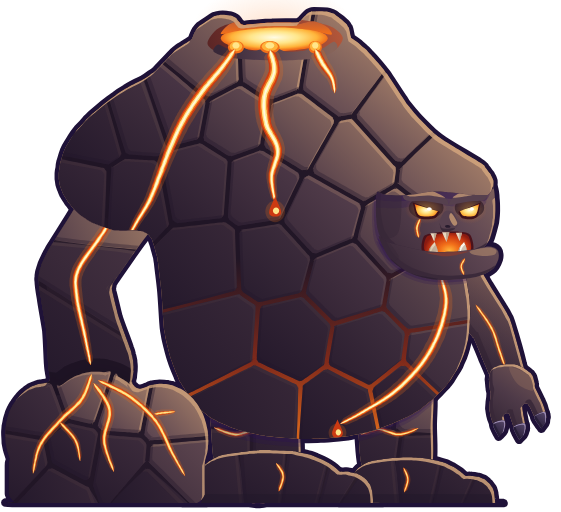

Write Python code to recreate this figure.
# Golem de lave (monstre du clan de Kael, feu, costaud : id du jeu « mon-kael-costaud ») redessiné en VECTORIEL lisse,
# dans le style moderne de l'interface, comme les héros (refonte-graphique/ui-moderne/heros/, modèles Kael et Garvin).
#
#   python3 refonte-graphique/ui-moderne/monstres/golem-lave/golem-lave.py   # → golem-lave.svg + images 512 et 160 px
#
# Même créature que le pixel art (refonte-graphique/pixel/hd/monstres/golem-lave.txt) : un colosse de roche volcanique
# presque noire, bossu et tombant, lourd du haut : grosse bosse avec un cratère de lave sur le dos, tête enfoncée en
# avant sous une avancée de la bosse (un capuchon de roche), énorme bras-massue proche qui pend jusqu'au sol (épaule-
# rocher, coude qui ressort vers l'arrière, massue à trois bosses posée à plat), petit bras griffu lointain, jambes
# courtes en piliers, pieds en dalles. La croûte est faite de plaques refroidies, chacune éclairée sur son bord en haut
# à droite, séparées par des fêlures sombres qui rougeoient de plus en plus vers le bas. La lave (courbes douces,
# jamais des rayures) : le cratère, trois coulées qui en descendent, la fêlure de la poitrine qui finit en goutte, la
# coulée du bras, les fissures de la massue, une goutte au bout d'une griffe, la larme de lave sous l'œil (comme Kael).
# Coordonnées = pixels du dessin pixel art (le point « sol » (64, 116) est le même ; plante des pieds en y = 117).
# Une seule lumière, en haut à droite ; un seul contour (atelier.py).
import math
import os
import subprocess
import sys

HERE = os.path.dirname(os.path.abspath(__file__))
HEROS = os.path.abspath(os.path.join(HERE, '..', '..', 'heros'))
sys.path.insert(0, HERE)
sys.path.insert(0, HEROS)
from atelier import Figure, Mat, sm, limb, ribbon, ellipse, rpoly, mchain, mT, mR, mS, mapp  # noqa: E402
from outils import fuse, P as PG, geom_shapes, geom_shape, crpath  # noqa: E402
from visage import placer  # noqa: E402

ROOT = os.path.abspath(os.path.join(HERE, '..', '..', '..', '..'))
ID_JEU = 'mon-kael-costaud'

# ---------- matières (tons du pixel art, passés à la gamme de l'interface : lumières chaudes, ombres violettes) ----------
ROCK = Mat('#d2a47c', '#86645a', '#56404e', '#382838', '#22172a', glint='#f6dcbc')
FANG = Mat('#fffaf0', '#efe2ca', '#d4c0a2', '#a8886c', '#6b5040')
CLAW = Mat('#a898c0', '#5c4c70', '#3a2e4c', '#261d36', '#160f22', glint='#e6dcff')
LAVA = ['#fffbe4', '#ffe68a', '#ffb43a', '#f2701a', '#cc3a12', '#8a1a10']
HOT = ('#5c2626', '#8a3a2e', '#b4583a')               # roche chauffée par la lave : ombre, ton, lumière
LIT = '#bc9170'                                       # la face éclairée d'une plaque
GAP = '#1c1222'                                       # le fond des fêlures entre les plaques

GRD = 117.0                     # le sol (plante des pieds)
FEET = (64.0, 116.0)            # le point « sol » du pixel art
FRAME = (0.0, 4.0, 126.0, 115.0)   # x0, y0, largeur, hauteur (pixels du dessin)

# ---------- le squelette ----------
HIP = (70.0, 96.0)              # le haut du corps bascule depuis les hanches
NECK = (95.0, 62.0)             # pivot de la tête (agrandie ×1,1 autour de ce point)
HSC = 1.1
NS0, NE0, NW0 = (30.0, 46.0), (16.4, 66.4), (20.6, 87.0)        # bras-massue : épaule, coude, poignet (repos)
NL1, NL2 = math.dist(NS0, NE0), math.dist(NE0, NW0)
FS0, FE0, FW0 = (101.0, 64.0), (110.4, 77.6), (114.2, 88.6)     # petit bras : épaule (cachée), coude, poignet
FL1, FL2 = math.dist(FS0, FE0), math.dist(FE0, FW0)


def ang_of(a, b):
    return math.degrees(math.atan2(b[1] - a[1], b[0] - a[0]))


def lerp(a, b, t):
    return (a[0] + (b[0] - a[0]) * t, a[1] + (b[1] - a[1]) * t)


def dirv(deg, L=1.0):
    a = math.radians(deg)
    return (math.cos(a) * L, math.sin(a) * L)


A1_0, A2_0 = ang_of(NS0, NE0), ang_of(NE0, NW0)
CLUB0 = 90.0                    # l'axe de la massue au repos (vers le bas)
FACE_BOX = (86.0, 41.0, 108.0, 63.0)
FACE_V = placer(FACE_BOX, l_oeil=0.22)

REST = dict(breath=0.0, crouch=0.0, lean=0.0, head=(0.0, 0.0), tilt=0.0, glow=0.0, blink=0.0, heat=0.0, gape=0.0,
            a1=A1_0, a2=A2_0, a3=CLUB0, front=0.0, fw=FW0, frot=0.0, drip=0.35, crater=0.0)
_GL = [0.0, 0.0]                 # l'embrasement de la lave en cours, la chaleur de la massue


def minv(M):
    a, b, c, d, e, f_ = M
    det = a * d - b * c
    return (d / det, -b / det, -c / det, a / det, (c * f_ - d * e) / det, (b * e - a * f_) / det)


def gtrans(g, M):
    """Un polygone shapely passé par une matrice (a b c d e f)."""
    from shapely import affinity
    return affinity.affine_transform(g, [M[0], M[2], M[1], M[3], M[4], M[5]])


def smooth01(x):
    x = max(0.0, min(1.0, x))
    return x * x * (3 - 2 * x)


def MS(M, sh):
    return sh.map(lambda p: mapp(M, p))


def MP(M, pts):
    return [mapp(M, p) for p in pts]


def ik(S, W, L1, L2, sign):
    d = max(abs(L1 - L2) + 0.01, min(L1 + L2 - 0.01, math.dist(S, W) or 1e-6))
    a = math.acos(max(-1, min(1, (L1 * L1 + d * d - L2 * L2) / (2 * L1 * d))))
    th = math.atan2(W[1] - S[1], W[0] - S[0]) + sign * a
    E = (S[0] + L1 * math.cos(th), S[1] + L1 * math.sin(th))
    u = ((W[0] - S[0]) / (math.dist(S, W) or 1), (W[1] - S[1]) / (math.dist(S, W) or 1))
    return E, (S[0] + u[0] * d, S[1] + u[1] * d) if math.dist(S, W) > d else W


# ---------- la lave et la roche ----------

def vein(pts, w=1.0, glow=2.4, n=None, tail=1.0):
    """Une coulée / fêlure de lave le long d'une courbe DOUCE : une lueur (dégradé), le bord rouge, l'orange, un cœur
    jaune clair (et blanc dans les grosses coulées). tail : la largeur au bout (fraction : la coulée s'amincit)."""
    c = crpath(pts, n or max(8, int(sum(math.dist(pts[i], pts[i + 1]) for i in range(len(pts) - 1)) / 1.0)))
    g = _GL[0]
    k = len(c)

    def prof(wm, e=0.12):
        out = []
        for i in range(k):
            t = i / (k - 1)
            v = wm * math.sin(math.pi * min(1, (i + 0.5) / k)) ** 0.25 * (1 + (tail - 1) * t)
            out.append(max(e if i in (0, k - 1) else 0, v))
        return out
    lay = [(ribbon(c, prof(w * glow * (1 + 0.3 * g))), LAVA[3], min(0.75, 0.24 + 0.13 * g)),
           (ribbon(c, prof(w)), LAVA[4], 1), (ribbon(c, prof(w * 0.72)), LAVA[3], 1),
           (ribbon(c, prof(w * 0.44)), LAVA[1] if g < 2.4 else LAVA[0], 1)]
    if w >= 1.4:
        lay.append((ribbon(c, prof(w * 0.18)), LAVA[0], 0.9))
    return lay


def blob_drop(x, y, r):
    """Une goutte de lave qui pend (ronde en bas, effilée en haut)."""
    return [(ellipse(x, y + r * 0.2, r * 1.6, r * 1.7), LAVA[3], 0.22 + 0.1 * _GL[0]),
            (sm([(x, y - r * 2.2), (x + r * 0.95, y + r * 0.1), (x + r * 0.6, y + r * 0.95), (x - r * 0.6, y + r * 0.95),
                 (x - r * 0.95, y + r * 0.1)], sharp=(0,), t=0.9), LAVA[4], 1),
            (ellipse(x + r * 0.15, y + r * 0.1, r * 0.5, r * 0.55), LAVA[1], 1)]


def heat_tint(sh, k):
    """La roche qui rougit (massue incandescente de la spéciale) : un voile chaud posé dans le morceau."""
    if k <= 0.02:
        return []
    x0, y0, x1, y1 = sh.bbox()
    return [(sh, ('lin', x1, y0, x0, y1, [(0, LAVA[1], 0.6 * k), (0.5, LAVA[3], 0.55 * k), (1, LAVA[5], 0.6 * k)]), 1)]


def rk(pts, r=2.0):
    return rpoly(pts, r)


def plates(region, seeds, light_c, light_r, gap=0.95, round_=1.3, warm_below=None, k_lit=1.0, outer=None):
    """La croûte : des plaques (cellules autour des points `seeds`) découpées dans la région, séparées par des fêlures ;
    chaque plaque a son ton (plus clair vers le haut-droit de la masse), son dégradé et son bord éclairé en haut à
    droite. warm_below = (y0, y1) : sous y0 les fêlures rougeoient de plus en plus (pleine braise en y1)."""
    from shapely.geometry import MultiPoint
    from shapely.ops import voronoi_diagram
    from shapely import affinity
    reg = PG(region) if hasattr(region, 'subs') else region
    vd = voronoi_diagram(MultiPoint(seeds), envelope=reg.buffer(20))
    out = []
    cx, cy = light_c
    rx, ry = light_r
    out.append((geom_shapes(reg.buffer(2.5)), GAP, 0.8))
    if warm_below:
        y0, y1 = warm_below
        x0_, _, x1_, _ = reg.bounds
        out.append((geom_shapes(reg), ('lin', 0, y0, 0, y1, [(0, LAVA[4], 0), (0.6, LAVA[4], 0.55), (1, LAVA[3], 0.85)]), 1))
    # les plaques vont jusqu'au contour (pas de liseré clair entre la croûte et le trait) ; une fêlure seulement
    # entre deux plaques ou deux régions
    out_ = PG(outer) if outer is not None and hasattr(outer, 'subs') else (outer if outer is not None else reg)
    keep = reg.buffer(-gap / 2, join_style=1).union(out_.buffer(2.5).difference(out_)).union(reg.difference(out_.buffer(-gap / 2 - 0.05)))
    for cell in vd.geoms:
        g = cell.buffer(-gap / 2, join_style=1)
        g = g.buffer(-round_, join_style=1).buffer(round_, join_style=1)
        g = g.intersection(keep).intersection(reg.buffer(2.5))
        if g.is_empty:
            continue
        if g.is_empty or g.area < 1.0:
            continue
        sh = geom_shapes(g, simplify=0.03)
        if sh is None:
            continue
        mx, my = g.centroid.x, g.centroid.y
        nx, ny = (mx - cx) / rx, (my - cy) / ry
        lam = max(0.0, min(1.0, (0.42 + 1.0 * (nx * 0.62 - ny * 0.78)) * k_lit))
        a, b, c_, d_ = g.bounds
        tone_hi = mix(ROCK.shadow, ROCK.base, lam / 0.5) if lam < 0.5 else mix(ROCK.base, LIT, (lam - 0.5) / 0.5)
        tone_lo = mix(ROCK.deep, ROCK.shadow, lam / 0.5) if lam < 0.5 else mix(ROCK.shadow, ROCK.base, (lam - 0.5) / 0.5)
        out.append((sh, ('lin', c_, b, a, d_, [(0, tone_hi), (1, tone_lo)]), 1))
        # le bord éclairé en haut à droite (un croissant fin), la lumière tire vers le jaune chaud
        rim = g.difference(affinity.translate(g, -0.55, 0.6))
        rs = geom_shapes(rim.intersection(g), simplify=0.02)
        if rs is not None:
            out.append((rs, ROCK.hi, 0.05 + 0.6 * lam * lam))
        # l'ombre du bas-gauche (le bord de la plaque qui plonge dans la fêlure)
        sd = g.difference(affinity.translate(g, 0.6, -0.7))
        ss = geom_shapes(sd.intersection(g), simplify=0.02)
        if ss is not None:
            out.append((ss, ROCK.deep, 0.35))
    return out


def mix(a, b, t):
    a, b = a.lstrip('#'), b.lstrip('#')
    ca = [int(a[i:i + 2], 16) for i in (0, 2, 4)]
    cb = [int(b[i:i + 2], 16) for i in (0, 2, 4)]
    return '#%02x%02x%02x' % tuple(int(round(x + (y - x) * t)) for x, y in zip(ca, cb))


def rock_grad(sh, dark=0.0):
    x0, y0, x1, y1 = sh.bbox()
    return (x1, y0, x0 + (x1 - x0) * 0.15, y1, [(0, mix(ROCK.light, ROCK.base, dark)), (0.55, mix(ROCK.base, ROCK.shadow, dark)),
                                               (1, mix(ROCK.shadow, ROCK.deep, dark))])


# ---------- le corps : bosse + épaule-rocher + capuchon + ventre, d'une seule masse ----------
# (l'épaule-rocher et le capuchon au-dessus de la tête font partie de la bosse : le bras sort de DESSOUS l'épaule, la
# tête est enfoncée SOUS le capuchon ; ce qui passe dessous est découpé, rien n'est collé par-dessus)
BODY0 = sm([(34.0, 20.6), (40.0, 14.8), (47.0, 11.2), (55.0, 9.6), (64.0, 9.0), (72.0, 9.8), (79.6, 13.0), (86.0, 19.4),
           (91.6, 27.6), (97.6, 34.0), (103.6, 38.0), (108.4, 41.0), (110.8, 44.6), (109.6, 47.8), (104.0, 49.0),
           (100.4, 54.0), (102.4, 60.4), (104.8, 67.0), (105.6, 75.0), (104.4, 83.0), (100.4, 90.4), (93.0, 96.8),
           (82.0, 101.2), (70.0, 102.6), (57.0, 101.4), (47.0, 97.6), (40.6, 90.0), (37.2, 80.0), (36.2, 69.0),
           (35.0, 60.6), (32.6, 56.2), (25.0, 55.6), (17.6, 52.0), (13.4, 45.4), (14.4, 37.8), (19.4, 30.8), (27.0, 24.6)], t=0.95)
# les blocs de la lèvre du cratère, qui dépassent de la bosse (lèvre du fond déchiquetée)
BODY = fuse([BODY0, rpoly([(42.0, 15.6), (44.0, 10.4), (48.6, 7.2), (53.0, 7.6), (54.6, 10.6), (50.0, 13.0)], 1.4),
             rpoly([(66.6, 9.6), (69.6, 6.4), (74.4, 6.6), (78.4, 9.8), (79.0, 14.4), (73.0, 12.4)], 1.4)], smooth=1.4, sharp_deg=200)[0]
# les plaques de la croûte (graines des cellules), irrégulières, plus grandes en haut de la bosse
BODY_SEEDS = [(47, 19), (61, 18.5), (75.5, 21), (89, 31), (100, 42.5), (39.5, 28), (53, 30.5), (66.5, 33), (79, 40),
              (21, 34), (31, 31), (18.4, 47), (30, 47.6),
              (44, 45), (58.5, 46), (72, 52.5), (89, 57), (46, 63), (61, 62.5), (78, 67), (96, 70),
              (50, 79), (65, 80), (83, 83), (98.5, 85), (58, 95), (76.5, 96), (91, 93)]
# la partie de la bosse qui passe DEVANT : l'épaule-rocher (devant la racine du bras), le capuchon (devant le haut de
# la tête)
SHOULDER_CUT = rpoly([(12.0, 44.0), (13.4, 33.6), (19.6, 25.8), (29.0, 21.6), (37.4, 24.6), (39.6, 33.0), (40.4, 44.6),
                       (39.0, 53.4), (34.0, 59.0), (26.0, 57.4), (16.0, 53.0)], [3, 4, 4, 4, 4, 4, 4, 4, 4, 4, 3])
HOOD_CUT = sm([(88.0, 22.0), (114.0, 28.0), (114.0, 46.4), (109.4, 47.8), (104.0, 47.6), (98.0, 47.0), (92.0, 47.8),
               (86.0, 47.6), (80.4, 44.6), (80.6, 38.0), (84.0, 30.0)], t=0.8)

# ---------- la massue (au repos, autour du poignet NW0, axe vers le bas) ----------
CLUB_BUMPS = [((10.6, 101.6), 9.4, 11.6), ((21.6, 98.8), 11.8, 11.8), ((36.2, 103.0), 10.6, 12.8)]


def club_geom():
    from shapely.geometry import Point, box
    from shapely import affinity
    from shapely.ops import unary_union
    gs = [affinity.scale(Point(c).buffer(1, 48), rx, ry) for c, rx, ry in CLUB_BUMPS]
    gs.append(box(2.0, 106.0, 46.0, 117.0).buffer(-2.5).buffer(2.5))
    g = unary_union(gs).buffer(1.6, join_style=1).buffer(-1.6, join_style=1)
    return g.intersection(box(-50, -50, 200, GRD))


CLUB_G = club_geom()


def build(ow=0.95, pose=None, fx=None, frame=FRAME):
    P = dict(REST, **(pose or {}))
    _GL[0] = P['glow']
    _GL[1] = P['heat']
    fig = Figure(*frame, ow=ow)

    # ---- le squelette ----
    dyb = P['crouch'] * 0.85
    U = mchain(mT(P['lean'] * 0.3, dyb), mR(P['lean'] * 1.0, *HIP))          # le haut du corps (depuis les hanches)
    br = P['breath']
    UC = mchain(U, mT(0, -0.9 * br))                                         # épaules et tête montent
    TOR = mchain(U, mS(1, 1 + 0.024 * br, 66, 100))                          # la bosse se gonfle (le cratère monte)
    HEAD = mchain(UC, mT(P['head'][0], P['head'][1]), mR(P['tilt'], *NECK), mS(HSC, HSC, *NECK))
    LEG = mS(1, 1 - dyb / 26.0, 0, GRD)                                      # les piliers plient (pieds au sol)

    # lueur chaude derrière le cratère (elle bat avec la lave)
    cg = mapp(TOR, (61.5, 12.0))
    fig.glow(cg[0], cg[1] - 2, 18 + 3 * P['glow'], 9 + 3 * P['glow'], '#ff7a1e', 0.22 + 0.08 * P['glow'])
    if P['glow'] > 1.5 or P['heat'] > 0.2:
        c = mapp(TOR, (66, 62))
        fig.glow(c[0], c[1], 56, 58, '#ff7a1e', 0.05 * P['glow'] + 0.15 * P['heat'])

    # ================================================================ le petit bras griffu (lointain), derrière le ventre
    far_arm(fig, P, UC)

    # ================================================================ les jambes-piliers et les pieds en dalles
    legs(fig, P)
    fig.pose(['fleg', 'nleg'], LEG)

    # ================================================================ la masse du corps (bosse + ventre)
    gb = PG(BODY)
    bdet = plates(gb, BODY_SEEDS, (66, 52), (38, 44), warm_below=(62, 100), outer=gb)
    # le cratère : la lèvre du fond déchiquetée éclairée par la lave, le bassin jaune-blanc, la lèvre de devant
    bdet += crater_details(P)
    # la lave : trois coulées qui descendent du cratère, la fêlure de la poitrine qui finit en goutte
    bdet += vein([(52.8, 15.0), (50.0, 19.0), (45.4, 24.6), (41.4, 30.6), (38.4, 36.8), (36.0, 43.0), (33.6, 49.0), (30.4, 54.4), (28.4, 58.4)], 2.6, 1.8, tail=0.5)
    bdet += vein([(60.6, 15.2), (61.6, 20.0), (59.4, 25.6), (59.8, 31.8), (62.4, 37.6), (61.0, 43.6), (61.8, 49.4)], 3.2, 1.7, tail=0.42)
    bdet += blob_drop(61.8, 51.2, 1.4)
    bdet += vein([(70.8, 15.0), (72.4, 18.2), (74.6, 21.6), (75.2, 25.0)], 2.2, 1.8, tail=0.4)
    bdet += vein([(99.0, 66.0), (100.2, 71.6), (98.6, 78.6), (94.8, 85.6), (88.6, 92.0), (81.4, 96.6), (76.4, 99.2)], 1.7, 2.2, tail=0.7)
    bdet += blob_drop(75.8, 101.0, 1.25)
    fig.part('body', BODY, ROCK, grad=(100, 10, 40, 100, [(0, '#5a4250'), (0.5, '#3a2a3a'), (1, '#24182c')]),
             cel=1.8, rim=0.8, cast=1.4, details=bdet, cast_on=['fleg', 'nleg', 'ffoot', 'nfoot', 'farm'],
             occl=(ROCK.deep, 0.2, 3.0))
    fig.pose(['body'], TOR)

    # ================================================================ la tête, enfoncée sous le capuchon de roche
    hood_w = gtrans(PG(BODY).intersection(PG(HOOD_CUT)), TOR)          # le capuchon, dans le dessin
    build_head(fig, P, gtrans(hood_w, minv(HEAD)))
    fig.pose(['head'], HEAD)
    J = mchain(HEAD, mR(P['gape'] * 9, 90.0, 57.0))
    fig.pose(['jaw', 'tusks'], J)

    # ================================================================ le bras-massue (proche) et son épaule-rocher
    near_arm(fig, P, UC, TOR)

    fig.ctx = dict(U=U, UC=UC, TOR=TOR, HEAD=HEAD, P=P, near=fig.ctx_near, far=fig.ctx_far,
                   crater=mapp(TOR, (61.5, 12.6)), chest=mapp(TOR, (70, 66)), mouth=mapp(HEAD, FACE_V['bouche'][:2]),
                   head=mapp(HEAD, (97, 50)))
    if fx:
        for f_ in fx:
            f_(fig, fig.ctx)
    return fig


def crater_details(P):
    """Le cratère du dos (repère du corps au repos) : bassin de lave, lèvres, débordement vers les coulées."""
    g = _GL[0]
    cr = P['crater']
    out = []
    # la lèvre (la roche autour, chauffée)
    lip = sm([(46.6, 13.6), (49.0, 10.4), (54.0, 8.8), (61.0, 8.2), (68.6, 8.6), (74.4, 10.0), (77.0, 12.6), (74.6, 15.6),
              (68.0, 16.8), (61.0, 17.0), (53.6, 16.6), (48.6, 15.6)], t=0.9)
    out += [(lip, ('lin', 76, 8, 48, 17, [(0, HOT[2]), (0.5, HOT[1]), (1, HOT[0])]), 1)]
    # le bassin (ovale en perspective) : bord rouge, cœur jaune-blanc
    pool = ellipse(61.6, 12.6, 12.0, 2.9)
    out += [(pool, ('rad', 61.6, 12.4, 12.0, 2.9, [(0, LAVA[0]), (0.45, LAVA[1]), (0.8, LAVA[2]), (1, LAVA[3])]), 1)]
    # la lèvre du fond, déchiquetée, éclairée par la lave (au-dessus du bassin)
    back = sm([(49.6, 11.6), (51.6, 9.4), (55.0, 8.6), (57.4, 9.8), (60.0, 8.2), (64.4, 8.4), (66.2, 9.6), (70.4, 8.8),
               (73.6, 10.2), (74.4, 11.8), (70.0, 10.8), (64.0, 10.2), (58.0, 10.4), (53.0, 11.0)], t=0.8)
    out += [(back, ('lin', 60, 8, 60, 11.6, [(0, HOT[2]), (1, LAVA[3])]), 1)]
    # la lèvre de devant, entaillée là où la lave déborde (trois encoches : les trois coulées)
    front = sm([(49.0, 14.0), (51.4, 15.0), (53.6, 14.2), (56.4, 15.4), (59.2, 15.0), (61.6, 14.6), (64.4, 15.6), (68.2, 15.4),
                (70.0, 14.6), (72.2, 15.0), (75.0, 13.4), (75.6, 15.0), (71.6, 17.0), (62.0, 17.6), (52.0, 17.0), (48.0, 15.6)], t=0.8)
    out += [(front, ('lin', 74, 13, 50, 17.6, [(0, ROCK.light), (0.6, ROCK.base), (1, ROCK.shadow)]), 1)]
    for (x, w) in ((53.0, 2.6), (60.6, 3.2), (70.8, 2.2)):
        # là où la lave déborde : l'encoche de la lèvre est pleine de lave, qui rejoint la coulée
        out += [(ellipse(x, 14.6, w * 0.7, 1.4), LAVA[3], 1), (ellipse(x, 14.4, w * 0.55, 1.1), LAVA[2], 1),
                (ellipse(x, 14.2, w * 0.3, 0.7), LAVA[1], 1)]
    # la bulle qui gonfle et crève (animation : cr 0..1)
    if cr > 0.02:
        r = 0.6 + 1.8 * min(1, cr)
        out += [(ellipse(64.0, 12.2 - r * 0.4, r, r * 0.8), ('rad', 63.6, 11.8 - r * 0.4, r, r * 0.8, [(0, LAVA[0]), (0.7, LAVA[1]), (1, LAVA[2])]),
                 1 if cr < 1 else 0.0)]
    if g > 0.1:
        out += [(pool.scale(0.7, 0.6, 61.6, 12.4), LAVA[0], min(1, g * 0.35))]
    return out


def legs(fig, P):
    """Deux piliers courts et massifs, les pieds en dalles posées à plat, orteils de roche vers l'ennemi."""
    # jambe lointaine (droite de l'image)
    fleg = limb([(88.4, 92.0), (88.8, 100.0), (89.2, 108.0)], [17.6, 16.8, 16.0])
    fig.part('fleg', fleg, ROCK, grad=rock_grad(fleg, 0.35), cel=1.4, rim=0.6, cast=0,
             details=plates(fleg, [(85, 96), (93, 97), (86, 105), (93, 106)], (89, 98), (9, 10), gap=0.8, round_=1.0, k_lit=0.7, outer=fleg)
             + vein([(81.0, 101.6), (85.0, 100.4), (89.6, 101.6), (94.0, 100.2)], 0.7, 2.0))
    ffoot = fuse([rk([(78.0, 117.0), (78.4, 111.4), (81.6, 107.8), (89.6, 106.6), (97.4, 107.0), (103.0, 109.2), (106.4, 113.0),
                      (106.8, 117.0)], [0.4, 2.6, 3, 3, 3, 3, 2.4, 0.4]),
                  rk([(101.0, 117.0), (101.4, 112.4), (104.6, 110.6), (109.0, 111.4), (111.0, 114.0), (111.2, 117.0)], [0.3, 1.6, 1.8, 1.8, 1.2, 0.3])],
                 smooth=0.7)[0]
    fig.part('ffoot', ffoot, ROCK, grad=rock_grad(ffoot, 0.2), cel=1.3, rim=0.7, cast=1.0,
             details=plates(ffoot, [(84, 111), (94, 110), (103, 112), (108.6, 114.4)], (95, 108), (16, 6), gap=0.8, round_=1.0, outer=ffoot)
             + vein([(90.6, 109.0), (91.6, 111.6), (90.8, 114.6)], 0.6, 2.0)
             + [(rk([(77.6, 115.0), (112, 115.0), (112, 117.6), (77.6, 117.6)], 0.3), ROCK.deep, 0.5)])
    # jambe proche (gauche de l'image)
    nleg = limb([(57.4, 91.0), (57.4, 100.0), (57.8, 107.6)], [21.0, 20.0, 19.2])
    fig.part('nleg', nleg, ROCK, grad=rock_grad(nleg, 0.2), cel=1.6, rim=0.6, cast=1.0, cast_on=['fleg', 'ffoot'],
             details=plates(nleg, [(52, 96), (62, 95), (51, 105), (62, 105)], (59, 97), (11, 10), gap=0.85, round_=1.1, k_lit=0.8, outer=nleg)
             + vein([(48.0, 100.0), (53.0, 101.6), (58.6, 100.2), (64.4, 101.6), (67.0, 100.6)], 0.8, 2.0))
    nfoot = fuse([rk([(43.4, 117.0), (43.8, 110.6), (48.0, 106.4), (57.6, 105.0), (68.0, 105.4), (74.4, 108.0), (78.4, 112.0),
                      (78.8, 117.0)], [0.4, 2.8, 3.4, 3.4, 3.4, 3, 2.4, 0.4]),
                  rk([(72.0, 117.0), (72.4, 111.6), (76.6, 109.6), (81.4, 110.6), (83.6, 113.4), (83.8, 117.0)], [0.3, 1.8, 2.0, 2.0, 1.4, 0.3])],
                 smooth=0.7)[0]
    fig.part('nfoot', nfoot, ROCK, grad=rock_grad(nfoot, 0.1), cel=1.4, rim=0.7, cast=1.0,
             details=plates(nfoot, [(49, 110), (59, 109), (69, 110), (77, 112), (81, 114.5)], (63, 107), (20, 6), gap=0.85, round_=1.1, outer=nfoot)
             + vein([(62.0, 108.0), (63.6, 110.8), (62.6, 114.4)], 0.65, 2.0)
             + [(rk([(43.0, 115.0), (84.0, 115.0), (84.0, 117.6), (43.0, 117.6)], 0.3), ROCK.deep, 0.5)])


def far_arm(fig, P, UC):
    """Le petit bras griffu : il sort de derrière la poitrine, coude, main à trois griffes pendantes."""
    S = mapp(UC, FS0)
    Wt = mapp(UC, P['fw'])
    E, W = ik(S, Wt, FL1, FL2, -1)
    # la main : une paume de roche, trois doigts griffus qui pendent (le doigt du milieu porte la goutte)
    a = ang_of(E, W) + P['frot']
    ca, sa = math.cos(math.radians(a - 70)), math.sin(math.radians(a - 70))

    def L(p):
        # repère de la main au repos (poignet FW0, avant-bras incliné de ~70°) → pose actuelle
        x, y = p[0] - FW0[0], p[1] - FW0[1]
        return (W[0] + x * ca - y * sa, W[1] + x * sa + y * ca)
    palm = sm([L(p) for p in [(110.4, 87.0), (115.4, 85.8), (119.4, 88.0), (120.2, 92.0), (118.0, 94.6), (113.0, 95.0), (110.2, 92.0)]], t=0.9)
    fingers = [[(112.0, 92.6), (111.6, 96.4), (112.4, 99.4)], [(115.4, 93.6), (116.2, 97.2), (117.0, 100.0)],
               [(118.6, 91.6), (120.4, 94.6), (121.6, 97.4)]]
    # bras, avant-bras, paume et doigts : UNE seule silhouette (ni couture au coude, ni au poignet)
    shapes = [limb([S, lerp(S, E, 0.5), E], [11.0, 10.2, 9.2]), limb([E, lerp(E, W, 0.5), W], [9.0, 8.4, 7.6]), palm]
    shapes += [limb([L(p) for p in fp], [3.4, 3.0, 2.6]) for fp in fingers]
    arm = fuse(shapes, smooth=1.0)[0]
    hd_ = [(arm, ('lin', E[0] + 6, E[1] - 8, E[0] - 4, E[1] + 6, [(0, ROCK.light, 0.5), (1, ROCK.deep, 0.3)]), 1)]
    hd_ += vein([lerp(S, E, 0.62), lerp(E, W, 0.02), lerp(E, W, 0.45), lerp(E, W, 0.8)], 0.8, 2.0, tail=0.7)
    hd_ += [(sm([L(p) for p in [(114.4, 86.4), (119.0, 88.4), (119.8, 91.6), (116.2, 90.2)]], t=0.9), ROCK.light, 0.5),
            (sm([L(p) for p in [(110.6, 88.0), (113.4, 87.0), (112.6, 92.0), (111.0, 94.0)]], t=0.9), ROCK.deep, 0.35)]
    claws, tips = [], []
    for fp in fingers:
        # une griffe d'obsidienne au bout de chaque doigt : crochet courbé vers l'intérieur de la main
        b_, c_ = L(fp[-2]), L(fp[-1])
        u = ((c_[0] - b_[0]) / (math.dist(b_, c_) or 1), (c_[1] - b_[1]) / (math.dist(b_, c_) or 1))
        n_ = (-u[1], u[0])
        tip = (c_[0] + u[0] * 2.6 + n_[0] * 0.9, c_[1] + u[1] * 2.6 + n_[1] * 0.9)
        tips.append(tip)
        claws.append(sm([(c_[0] - n_[0] * 1.3 - u[0] * 0.6, c_[1] - n_[1] * 1.3 - u[1] * 0.6), (c_[0] + n_[0] * 1.3 - u[0] * 0.6, c_[1] + n_[1] * 1.3 - u[1] * 0.6),
                         (c_[0] + n_[0] * 1.2 + u[0] * 1.4, c_[1] + n_[1] * 1.2 + u[1] * 1.4), tip, (c_[0] - n_[0] * 0.6 + u[0] * 1.6, c_[1] - n_[1] * 0.6 + u[1] * 1.6)],
                        sharp=(3,), t=0.85))
    fig.part('farm', arm, ROCK, grad=rock_grad(arm, 0.3), cel=1.2, rim=0.6, cast=0, details=hd_)
    for i, cl in enumerate(claws):
        fig.part('fclaw%d' % i, cl, CLAW, cel=0.5, rim=0.35, cast=0.4, cast_on=['farm'])
    # la goutte de lave qui pend au bout de la griffe du milieu (elle grossit, s'étire, tombe et renaît)
    d = P['drip']
    if d > 0.05:
        tx, ty = tips[1]
        r = 0.55 + 0.75 * min(1.0, d)
        L_ = 0.6 + 2.6 * d
        drop = sm([(tx - 0.25, ty - 0.2), (tx + 0.25, ty - 0.2), (tx + r * 0.7, ty + L_ - r * 0.6), (tx + r, ty + L_ + r * 0.2),
                   (tx, ty + L_ + r * 1.05), (tx - r, ty + L_ + r * 0.2), (tx - r * 0.7, ty + L_ - r * 0.6)], t=0.9)
        fig.part('drip', drop, Mat(LAVA[0], LAVA[1], LAVA[2], LAVA[4], LAVA[5]),
                 grad=(tx + r, ty, tx - r, ty + L_ + r, [(0, LAVA[1]), (0.5, LAVA[2]), (1, LAVA[4])]), cel=0.35, rim=0.3, cast=0,
                 ink='#3a0c18', details=[(ellipse(tx + r * 0.3, ty + L_, r * 0.32, r * 0.42), LAVA[0], 0.9)])
    fig.ctx_far = dict(S=S, E=E, W=W, tip=tips[1], ang=a)


def arm_points(P, UC):
    """Épaule, coude, poignet du bras-massue et la matrice de la massue (repère du repos → pose)."""
    S = mapp(UC, NS0)
    E = (S[0] + dirv(P['a1'], NL1)[0], S[1] + dirv(P['a1'], NL1)[1])
    W = (E[0] + dirv(P['a2'], NL2)[0], E[1] + dirv(P['a2'], NL2)[1])
    MC = mchain(mT(W[0], W[1]), mR(P['a3'] - CLUB0), mT(-NW0[0], -NW0[1]))
    return S, E, W, MC


def near_arm(fig, P, UC, TOR):
    """Le bras-massue : bras + avant-bras + massue d'une seule silhouette (aucune couture)."""
    from shapely import affinity
    S = mapp(UC, NS0)
    E = (S[0] + dirv(P['a1'], NL1)[0], S[1] + dirv(P['a1'], NL1)[1])
    W = (E[0] + dirv(P['a2'], NL2)[0], E[1] + dirv(P['a2'], NL2)[1])
    rot = P['a3'] - CLUB0
    MC = mchain(mT(W[0], W[1]), mR(rot), mT(-NW0[0], -NW0[1]))     # la massue : repère du repos → pose

    def C(p):
        return mapp(MC, p)
    cg = affinity.affine_transform(CLUB_G, [MC[0], MC[2], MC[1], MC[3], MC[4], MC[5]])
    up = limb([S, lerp(S, E, 0.5), E], [17.0, 16.6, 15.6])
    fo = limb([E, lerp(E, W, 0.5), W], [15.4, 16.6, 19.0])
    # la pointe de roche du coude (il ressort vers l'arrière)
    d1 = dirv(P['a1'])
    d2 = dirv(P['a2'])
    o = (d1[0] - d2[0], d1[1] - d2[1])
    Lo = math.hypot(*o) or 1
    o = (o[0] / Lo, o[1] / Lo)
    ec = (E[0] + o[0] * 4.6, E[1] + o[1] * 4.6)
    elbow = ellipse(ec[0], ec[1], 5.2, 4.4, math.degrees(math.atan2(o[1], o[0])))
    shp, g = fuse([up, fo], smooth=2.6, sharp_deg=80)
    from shapely.ops import unary_union
    g = unary_union([g, cg]).buffer(1.2, join_style=1).buffer(-1.2, join_style=1)
    # l'épaule-rocher (partie de la bosse) passe devant la racine du bras : on la découpe
    sh_w = gtrans(PG(BODY).intersection(PG(SHOULDER_CUT)), TOR)
    g = g.difference(sh_w)
    shp = geom_shape(g, sharp_deg=80)
    det = []
    for dy, op in ((2.8, 0.22), (1.3, 0.3)):
        sh_ = geom_shapes(affinity.translate(sh_w, -0.5 * dy, dy).difference(sh_w).intersection(g))
        if sh_ is not None:
            det.append((sh_, '#2a0f55', op))
    # les plaques de l'arm (bras, avant-bras) et des trois bosses de la massue : chacune éclairée en haut à droite
    gu = PG(up)
    gf = PG(fo).difference(cg)
    def side(A, B, t, off):
        L_ = math.dist(A, B) or 1
        p = lerp(A, B, t)
        return (p[0] - (B[1] - A[1]) / L_ * off, p[1] + (B[0] - A[0]) / L_ * off)
    seeds_u = [side(S, E, 0.3, 3.0), side(S, E, 0.95, -5.0), side(E, W, 0.55, 4.0)]
    det += plates(gu.union(gf).intersection(g), seeds_u, lerp(S, W, 0.5), (14, 22), gap=0.9, round_=1.1, k_lit=1.25, outer=g)
    seeds_c = [C(p) for p in [(8.0, 96.0), (19.0, 92.0), (28.0, 95.0), (38.0, 97.0), (6.0, 108.0), (16.0, 106.0), (27.0, 108.0),
                              (39.0, 109.0), (12.0, 113.6), (34.0, 114.0)]]
    det += plates(cg, seeds_c, C((24.0, 100.0)), (22, 16), gap=0.95, round_=1.2, k_lit=1.15, outer=g)
    # la coulée de lave du bras (de l'épaule jusqu'à la massue), les fissures de la massue
    det += vein([lerp(S, E, 0.15), lerp(S, E, 0.55), lerp(S, E, 0.92), lerp(E, W, 0.2), lerp(E, W, 0.6), lerp(E, W, 0.95)], 1.5, 2.0, tail=0.8)
    for br_ in ([(20.6, 88.0), (18.4, 93.6), (13.6, 98.4), (9.0, 104.0), (7.4, 110.4)],
                [(21.0, 90.0), (24.6, 96.0), (23.4, 103.0), (25.6, 110.0)],
                [(22.0, 89.4), (29.0, 93.0), (35.0, 98.6), (38.6, 105.6), (41.6, 111.0)],
                [(13.4, 98.8), (17.0, 103.0), (18.0, 107.6)],
                [(34.6, 97.0), (39.4, 96.4)]):
        det += vein([C(p) for p in br_], 1.3 if len(br_) > 3 else 0.9, 2.0, tail=0.6)
    det += heat_tint(shp, P['heat'])
    # le liseré de lumière (haut-droit) seulement sur le vrai bord, pas sous l'épaule-rocher
    rim_ = g.difference(affinity.translate(g, -0.6, 0.8)).difference(sh_w.buffer(1.4))
    rs_ = geom_shapes(rim_, simplify=0.02)
    if rs_ is not None:
        det.append((rs_, ROCK.hi, 0.75))
    fig.part('narm', shp, ROCK, grad=rock_grad(shp, 0.1), cel=1.8, rim=0, cast=1.5, details=det,
             cast_on=['body', 'nleg', 'nfoot', 'fleg', 'ffoot'] if P['front'] > 0.5 else ['body', 'nleg', 'nfoot'])
    fig.ctx_near = dict(S=S, E=E, W=W, MC=MC, club=C((22.0, 100.0)), base=C((24.0, 116.6)), top=C((22.0, 87.0)), geom=cg)


def build_head(fig, P, cut=None):
    """La tête : un bloc de roche enfoncé sans cou, sous le capuchon ; visage de 3/4 tourné vers la droite : les places
    des yeux, du nez et de la bouche viennent de visage.py (la sphère commune à tous les héros)."""
    from shapely import affinity
    head = sm([(85.4, 52.0), (86.4, 45.6), (91.0, 41.6), (98.0, 40.4), (104.4, 41.6), (108.6, 45.4), (109.8, 50.6), (109.4, 55.4),
               (107.6, 59.6), (102.0, 62.2), (95.0, 62.6), (89.4, 61.0), (86.2, 57.4)], t=0.9)
    V = FACE_V
    (exn, eyn, ewn), (exf, eyf, ewf) = V['oeil_proche'], V['oeil_fond']
    nx, ny = V['nez']
    mx, my = V['bouche'][0], V['bouche'][1]
    hd = []
    # la joue proche dans l'ombre douce (le côté de la tête tourne vers la gauche)
    hd += [(sm([(85.4, 52.0), (86.6, 45.0), (90.0, 44.0), (90.6, 50.6), (89.8, 57.0), (86.2, 57.4)]), ROCK.shadow, 0.5)]
    # la larme de lave sous l'œil proche (signe du clan, comme Kael)
    hd += vein([(exn - 1.2, eyn + 1.9), (exn - 1.9, eyn + 3.8), (exn - 1.5, eyn + 5.8)], 0.62, 2.0)
    # les orbites creusées sous l'arcade, la lueur des yeux
    hd += [(ellipse(exn, eyn - 0.3, ewn * 0.74, 2.3), ROCK.deep, 0.75), (ellipse(exf, eyf - 0.3, ewf * 0.74, 2.2), ROCK.deep, 0.75)]
    hd += [(ellipse(exn, eyn, ewn * 0.9, 3.0), ('rad', exn, eyn, ewn * 0.9, 3.0, [(0, LAVA[2], 0.45), (1, LAVA[3], 0)]), 1),
           (ellipse(exf, eyf, ewf * 0.9, 3.0), ('rad', exf, eyf, ewf * 0.9, 3.0, [(0, LAVA[2], 0.4), (1, LAVA[3], 0)]), 1)]

    def eye(cx, cy, w, s):
        """Un œil de braise froncé : s = +1 : coin intérieur à droite (œil proche), −1 : à gauche (œil du fond)."""
        return sm([(cx - s * w / 2, cy - 1.0), (cx + s * w / 2, cy + 0.35), (cx + s * w * 0.28, cy + 1.35), (cx - s * w * 0.3, cy + 1.2)],
                  sharp=(0, 1))
    eyeN, eyeF = eye(exn, eyn, ewn, 1), eye(exf, eyf, ewf, -1)
    for e, (cx, cy) in ((eyeN, (exn, eyn)), (eyeF, (exf, eyf))):
        hd += [(e.scale(1.16, 1.4, cx, cy), '#3a0d18', 0.9)]
        if P['blink'] > 0.5:
            hd += [(e, ROCK.shadow, 1), (e.scale(1, 0.25, cx, cy + 0.9), LAVA[4], 0.9)]
        else:
            g = _GL[0]
            hd += [(e, ('rad', cx, cy + 0.2, 2.6, 1.6, [(0, LAVA[0]), (0.35, LAVA[1]), (0.75, LAVA[2] if g < 3 else LAVA[1]), (1, LAVA[3])]), 1)]
    if P['blink'] <= 0.5:
        hd += [(ellipse(exn + 0.6, eyn - 0.05, 0.5, 0.36), '#ffffff', 1), (ellipse(exf + 0.5, eyf - 0.05, 0.42, 0.32), '#ffffff', 1)]
    # l'arcade : deux lourdes pierres en V (regard froncé) qui se rejoignent au-dessus de la racine du nez, le dessus
    # éclairé (haut-droit)
    bx = (exn + ewn / 2 + exf - ewf / 2) / 2
    by = eyn - 2.1
    hd += [(sm([(exn - ewn * 0.9, by - 1.4), (exn, by - 1.9), (bx - 0.8, by - 0.2), (bx, by + 1.3), (exn + 0.4, by + 0.5),
                (exn - ewn * 0.85, by + 0.3)], sharp=(3,)), ROCK.base, 1),
           (sm([(exn - ewn * 0.85, by - 1.5), (exn, by - 2.0), (bx - 0.8, by - 0.3), (exn + 0.2, by - 0.7), (exn - ewn * 0.7, by - 0.5)]), LIT, 0.85),
           (sm([(bx, by + 1.3), (bx + 0.8, by - 0.2), (exf, by - 1.9), (exf + ewf * 0.85, by - 1.2), (exf + ewf * 0.75, by + 0.2),
                (exf, by + 0.5)], sharp=(0,)), ROCK.base, 1),
           (sm([(bx + 0.8, by - 0.3), (exf, by - 2.0), (exf + ewf * 0.85, by - 1.3), (exf + 0.2, by - 0.7)]), ROCK.hi, 0.7)]
    # le nez : un petit caillou SUR la médiane, entre les yeux ; flanc gauche dans l'ombre, la narine
    hd += [(sm([(nx - 0.9, ny - 3.0), (nx + 0.8, ny - 2.9), (nx + 1.8, ny - 0.8), (nx + 1.2, ny + 0.4), (nx - 1.3, ny + 0.4), (nx - 1.9, ny - 0.8)]), ROCK.base, 1),
           (sm([(nx + 0.5, ny - 2.7), (nx + 1.7, ny - 0.8), (nx + 1.0, ny - 0.2), (nx + 0.1, ny - 1.7)]), LIT, 0.9),
           (sm([(nx - 1.9, ny - 0.8), (nx - 1.3, ny + 0.4), (nx + 1.2, ny + 0.4), (nx + 0.4, ny + 0.9), (nx - 1.4, ny + 0.9)]), ROCK.deep, 0.55),
           (ellipse(nx - 0.2, ny + 0.0, 0.55, 0.28, 8), ROCK.deep, 0.9)]
    # la gueule ouverte qui rougeoie (gorge rouge sombre, jamais noire), centrée sous le nez, crocs du haut plantés
    # dans la lèvre ; la mâchoire du bas (devant) en cache le bas
    mw = 8.6
    top = ny + 1.5
    maw = sm([(mx - mw / 2, top + 0.7), (mx - mw * 0.2, top), (mx + mw * 0.25, top - 0.1), (mx + mw / 2, top + 0.5),
              (mx + mw / 2 + 0.3, top + 3.6), (mx, top + 4.2), (mx - mw / 2 - 0.2, top + 3.6)], t=0.85)
    hd += [(maw.scale(1.1, 1.14, mx, top + 2), '#4a1018', 0.95),
           (maw, ('rad', mx + 0.4, top + 3.4, mw * 0.6, 3.8, [(0, LAVA[2]), (0.35, LAVA[3]), (0.75, LAVA[4]), (1, LAVA[5])]), 1)]
    for (dx, w_, h_) in ((-2.8, 1.3, 1.4), (-0.3, 1.5, 1.7), (2.4, 1.3, 1.4)):
        x = mx + dx
        y0 = top + 0.05 * abs(dx)
        hd += [(sm([(x - w_ / 2, y0 - 0.3), (x + w_ / 2, y0 - 0.3), (x + 0.12, y0 + h_)], sharp=(0, 1, 2), t=0.6), '#e8d8c0', 1),
               (sm([(x + 0.05, y0 - 0.3), (x + w_ / 2, y0 - 0.3), (x + 0.12, y0 + h_)], sharp=(0, 1, 2), t=0.6), '#a8907c', 0.7)]
    fig.face = dict(oeil_proche=(exn, eyn, ewn), oeil_fond=(exf, eyf, ewf), nez=(nx, ny), bouche=(mx, my, mw))
    gh = PG(head)
    rim_cut = None
    if cut is not None:
        # le haut de la tête passe sous le capuchon : on le découpe ; le capuchon pose son ombre douce sur le front
        gh = gh.difference(cut)
        head = geom_shape(gh, sharp_deg=200)
        for dy, op in ((2.6, 0.24), (1.2, 0.32)):
            sh = geom_shapes(affinity.translate(cut, -0.5 * dy, dy).difference(cut).intersection(gh))
            if sh is not None:
                hd.insert(0, (sh, '#2a0f55', op))
        rim_cut = cut.buffer(1.4)
    # le liseré de lumière (haut-droit) seulement sur le vrai bord de la tête
    rr = gh.difference(affinity.translate(gh, -0.5, 0.7))
    if rim_cut is not None:
        rr = rr.difference(rim_cut)
    rs = geom_shapes(rr, simplify=0.02)
    if rs is not None:
        hd.append((rs, ROCK.hi, 0.7))
    fig.part('head', head, ROCK, grad=(110, 42, 86, 62, [(0, '#8a6a60'), (0.45, '#5e4652'), (1, ROCK.shadow)]),
             cel=1.3, rim=0, cast=1.6, details=hd, cast_on=['body'])
    # la mâchoire du bas : elle avance un peu (vers l'ennemi) et prend la lumière sur le menton ; deux crocs plantés
    # dedans qui montent, de part et d'autre de la gueule
    jt = top + 3.0
    # la mâchoire du bas : tout le bas du visage (d'une joue à l'autre, même dégradé que la tête : aucune couture) ; elle
    # avance un peu vers l'ennemi et prend la lumière sur le menton ; seule la lèvre (le bord de la gueule) se voit
    jaw = sm([(86.0, jt - 2.4), (88.0, jt - 1.2), (mx - mw / 2 - 0.8, jt + 0.4), (mx, jt + 0.7), (mx + mw / 2 + 0.8, jt + 0.2),
              (108.4, jt - 0.4), (110.2, jt + 0.3), (110.4, jt + 2.2), (109.0, jt + 4.4), (105.0, jt + 6.0), (98.0, jt + 6.4),
              (92.4, jt + 5.0), (88.4, jt + 2.2)], t=0.9)
    jd = [(sm([(86.0, jt - 2.4), (88.0, jt - 1.2), (90.0, jt + 1.6), (88.4, jt + 2.2)]), ROCK.shadow, 0.5),
          (sm([(104.6, jt + 0.5), (108.4, jt - 0.2), (110.0, jt + 0.4), (109.2, jt + 1.4), (106.0, jt + 1.4)]), LIT, 0.55),
          (sm([(88.4, jt + 2.2), (92.4, jt + 5.0), (98.0, jt + 6.2), (94.6, jt + 6.6), (90.0, jt + 4.8)]), ROCK.deep, 0.45),
          (ribbon([(mx - mw / 2 - 0.4, jt + 0.9), (mx, jt + 1.2), (mx + mw / 2 + 0.6, jt + 0.6)], [0.2, 0.8, 0.2]), HOT[1], 0.7)]
    jd += vein([(103.6, jt + 2.0), (102.8, jt + 3.6), (103.4, jt + 5.4)], 0.5, 1.8)
    # deux crocs plantés dans la mâchoire du bas, qui montent devant la gueule (ils bougent avec elle)
    tk = []
    for (dx, w_, h_) in ((-2.9, 1.9, 2.9), (3.1, 1.7, 2.5)):
        x = mx + dx
        y1 = jt + 1.4 - 0.06 * dx
        tk.append(sm([(x - w_ / 2, y1 + 0.4), (x - w_ * 0.4, y1 - h_ * 0.5), (x + 0.3, y1 - h_), (x + w_ / 2, y1 - h_ * 0.4),
                      (x + w_ / 2, y1 + 0.4)], sharp=(2,), t=0.8))
    tusks = tk[0] + tk[1]
    fig.part('tusks', tusks, FANG, grad=(mx + 3, jt - 2, mx - 3, jt + 2, [(0, FANG.hi), (0.6, FANG.light), (1, FANG.base)]),
             cel=0.4, rim=0, cast=0.6, details=[(sh_, '#a8907c', 0.55) for sh_ in [t_.move(0.5, 0.15) for t_ in tk]], outline=True,
             cast_on=['head'])
    fig.part('jaw', jaw, ROCK, grad=(110, 42, 86, 62, [(0, '#8a6a60'), (0.45, '#5e4652'), (1, ROCK.shadow)]),
             cel=1.0, rim=0, cast=0.9, details=jd, cast_on=['head', 'body'])


def main():
    """golem-lave.svg (grand) et golem-lave-petit.svg (contour plus épais, pour les cases), puis les images du jeu :
    public/art/vecto/mon-kael-costaud.webp (512 px de haut) et mon-kael-costaud-160.webp (160 px de haut)."""
    from PIL import Image
    rendu = os.path.join(HEROS, 'rendu.cjs')
    pub = os.path.join(ROOT, 'public', 'art', 'vecto')
    os.makedirs(pub, exist_ok=True)
    for name, ow, h, out in (('golem-lave', 0.95, 512, ID_JEU), ('golem-lave-petit', 1.35, 160, ID_JEU + '-160')):
        svg = build(ow=ow).svg()
        path = os.path.join(HERE, name + '.svg')
        open(path, 'w').write(svg)
        png = os.path.join(HERE, name + '.png')
        subprocess.run(['node', rendu, path, png, str(h)], check=True)
        Image.open(png).save(os.path.join(pub, out + '.webp'), 'WEBP', quality=90, method=6)
        print('écrit %s.svg (%d ko) → art/vecto/%s.webp' % (name, len(svg) // 1024, out))
    x0, y0, w, h = FRAME
    print('mesures pour src/game/vecto.ts : [largeur, hauteur, x et y des pieds] =', [w, h, FEET[0] - x0, FEET[1] - y0])


if __name__ == '__main__':
    main()
